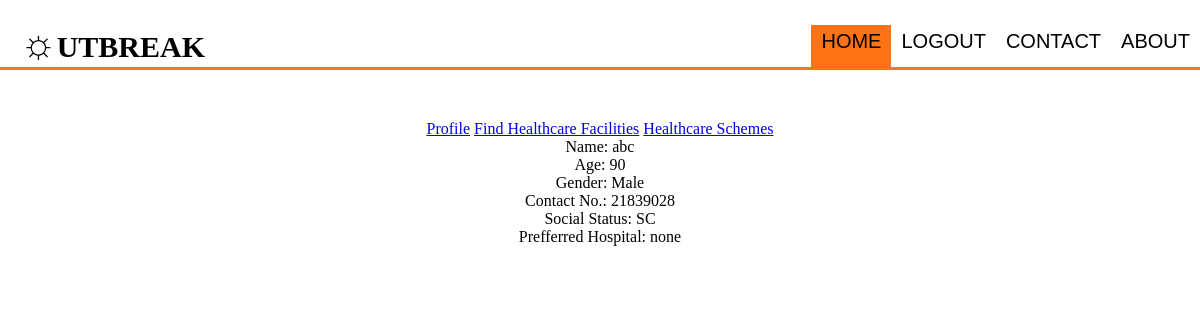
Page /accounts/pat/dashboard/ (signed in) on the committed database.
### accounts/models.py (models this page shows, shortened)
class Patient(models.Model):
	user = 				models.OneToOneField(User, on_delete = models.CASCADE)
	name =	 			models.CharField(max_length=250)
	age = 				models.IntegerField(default=None)
	Gender = 			[('Male','M'), ('Female','F'), ('Others','O'),]	#selection of gender
	gender = 			models.CharField(max_length=6, choices=Gender, default='Male')
	contact_no = 		models.IntegerField(unique=True, blank=False)
	Social_Status = 	[('SC','SC'), ('General','Gen'), ('ST','ST'), ('OBC','OBC'),]
	social_status = 	models.CharField(max_length=8, choices=Social_Status, default='Gen')
	prefd_hospital = 	models.CharField(max_length=100)
	tokenNo = 			models.IntegerField(blank=True, null=True)

### accounts/views.py (the view)
# urls.py: path('pat/dashboard/', views.patient_dashboard, name='patient_dashboard'),
@login_required
def patient_dashboard(request):
    user_info = Patient.objects.get(user = request.user)
    return render(request, 'accounts/patient/dashboard.html', {'User': user_info})

### templates/accounts/patient/dashboard.html
{% extends 'base.html' %} {% block content %}
<a href="{% url 'home' %}">Profile</a>
<a href="{% url 'search' %}">Find Healthcare Facilities</a>
<a href="#">Healthcare Schemes</a>
<p>Name: {{User.name}}</p>
<p>Age: {{User.age}}</p>
<p>Gender: {{User.gender}}</p>
<p>Contact No.: {{User.contact_no}}</p>
<p>Social Status: {{User.social_status}}</p>
<p>Prefferred Hospital: {{User.prefd_hospital}}</p>
{% endblock %}

### static/css/style.css (style rules this page uses)
* { box-sizing: border-box; margin: 0; }

### rows in the picture
Patient: name "abc", age "90", gender "Male", contact_no "21839028", social_status "SC", prefd_hospital "none"
